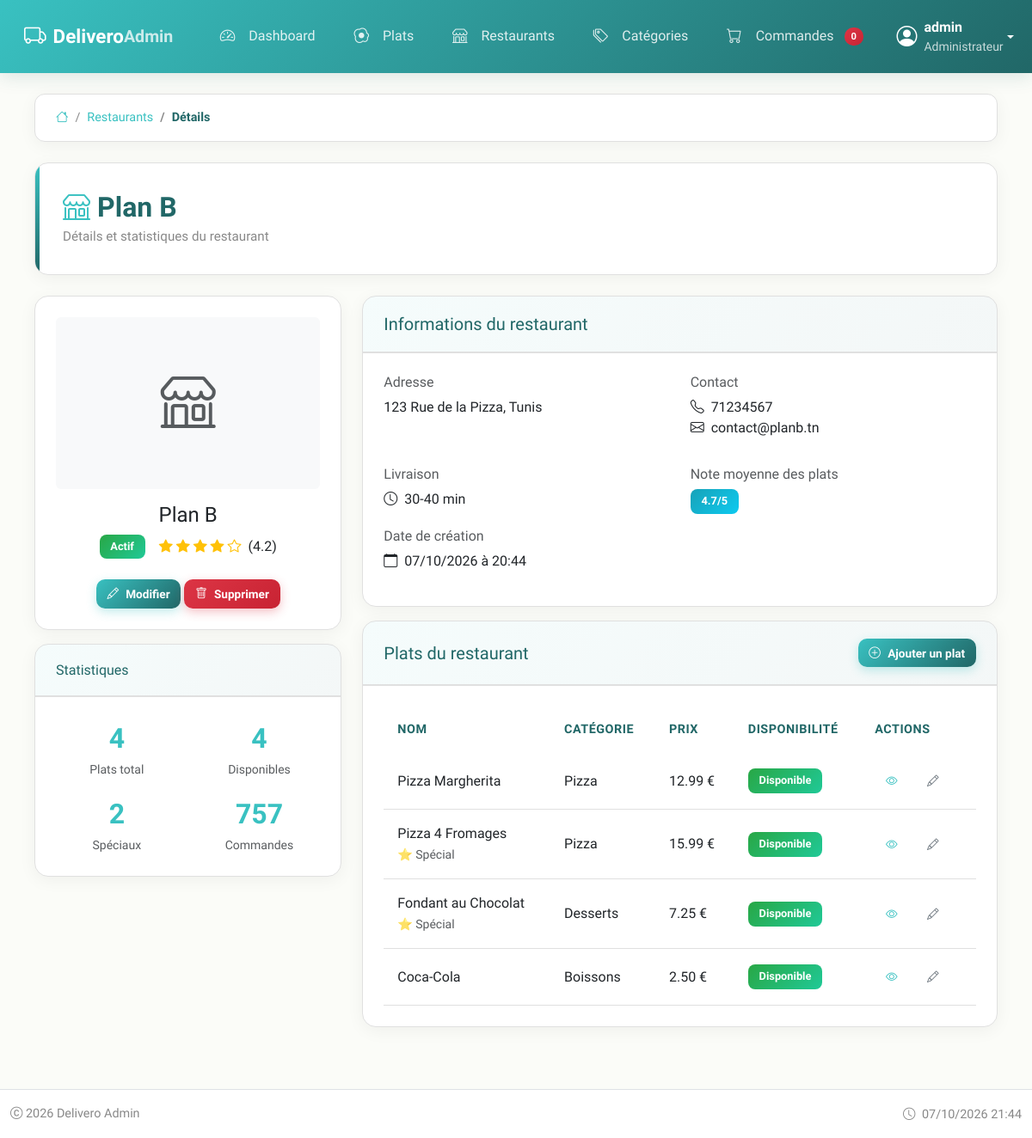
The page /admin/restaurant_details.php?id=1 (signed in) on the database its author committed.
### tables this page shows
CREATE TABLE IF NOT EXISTS restaurants (
    id INT AUTO_INCREMENT PRIMARY KEY,
    name VARCHAR(200) NOT NULL,
    address TEXT,
    phone VARCHAR(20),
    email VARCHAR(100),
    image VARCHAR(255),
    delivery_time VARCHAR(20) DEFAULT '30-40 min',
    rating DECIMAL(3,1) DEFAULT 4.0,
    is_active BOOLEAN DEFAULT TRUE,
    created_at TIMESTAMP DEFAULT CURRENT_TIMESTAMP,
    INDEX idx_active (is_active),
    INDEX idx_rating (rating)
);

CREATE TABLE IF NOT EXISTS dishes (
    id INT AUTO_INCREMENT PRIMARY KEY,
    name VARCHAR(200) NOT NULL,
    description TEXT,
    price DECIMAL(10,2) NOT NULL,
    category_id INT,
    restaurant_id INT,
    image VARCHAR(255),
    preparation_time INT DEFAULT 20,
    is_available BOOLEAN DEFAULT TRUE,
    is_special BOOLEAN DEFAULT FALSE,
    is_vegetarian BOOLEAN DEFAULT FALSE,
    calories INT,
    ingredients TEXT,
    rating DECIMAL(3,1) DEFAULT 4.0,
    order_count INT DEFAULT 0,
    created_at TIMESTAMP DEFAULT CURRENT_TIMESTAMP,
    updated_at TIMESTAMP DEFAULT CURRENT_TIMESTAMP ON UPDATE CURRENT_TIMESTAMP,
    FOREIGN KEY (category_id) REFERENCES categories(id) ON DELETE SET NULL,
    FOREIGN KEY (restaurant_id) REFERENCES restaurants(id) ON DELETE SET NULL,
    INDEX idx_category (category_id),
    INDEX idx_restaurant (restaurant_id),
    INDEX idx_available (is_available),
    INDEX idx_special (is_special),
    INDEX idx_price (price)
);

CREATE TABLE IF NOT EXISTS categories (
    id INT AUTO_INCREMENT PRIMARY KEY,
    name VARCHAR(100) NOT NULL,
    description TEXT,
    icon VARCHAR(50),
    is_active BOOLEAN DEFAULT TRUE,
    created_at TIMESTAMP DEFAULT CURRENT_TIMESTAMP,
    INDEX idx_active (is_active),
    INDEX idx_name (name)
);

### admin/templates/restaurant_details.phtml (the view, shortened to what the rows shown need)
<div class="row">
    <div class="col-lg-4">
        <div class="card">
            <div class="card-body text-center">
                <?php if (!empty($restaurant['image'])): ?>
                    <img src="../<?= htmlspecialchars($restaurant['image']) ?>"
                         class="img-fluid rounded mb-3"
                         alt="<?= htmlspecialchars($restaurant['name']) ?>"
                         style="max-height: 200px; object-fit: cover;">
                <?php else: ?>
                    <div class="bg-light rounded d-flex align-items-center justify-content-center mb-3"
                         style="height: 200px;">
                        <i class="bi bi-shop text-muted" style="font-size: 4rem;"></i>
                    </div>
                <?php endif; ?>
                <h4 class="card-title"><?= htmlspecialchars($restaurant['name']) ?></h4>
                <div class="d-flex justify-content-center align-items-center mb-3">
                    <div class="me-3">
                    </div>
                    <div class="star-rating">
                        <?php for ($i = 1; $i <= 5; $i++): ?>
                            <i class="bi bi-star<?= $i <= $restaurant['rating'] ? '-fill' : '' ?> text-warning"></i>
                        <?php endfor; ?>
                        <span class="ms-1">(<?= number_format($restaurant['rating'], 1) ?>)</span>
                    </div>
                </div>
                <div class="mt-4">
                    <a href="edit_restaurant.php?id=<?= $restaurant['id'] ?>" class="btn btn-primary btn-sm">
                    </a>
                    <button type="button" class="btn btn-danger btn-sm" data-bs-toggle="modal" data-bs-target="#deleteModal">
                    </button>
                </div>
            </div>
        </div>
    </div>
    <div class="col-lg-8">
        <div class="card">
            <div class="card-body">
                <div class="row mb-3">
                    <div class="col-md-6">
                        <h6 class="text-muted">Adresse</h6>
                        <p><?= nl2br(htmlspecialchars($restaurant['address'])) ?></p>
                    </div>
                    <div class="col-md-6">
                        <h6 class="text-muted">Contact</h6>
                        <p>
                            <?php if (!empty($restaurant['phone'])): ?>
                                <i class="bi bi-telephone me-1"></i> <?= htmlspecialchars($restaurant['phone']) ?><br>
                            <?php endif; ?>
                            <?php if (!empty($restaurant['email'])): ?>
                                <i class="bi bi-envelope me-1"></i> <?= htmlspecialchars($restaurant['email']) ?>
                            <?php endif; ?>
                        </p>
                    </div>
                </div>
                <div class="row">
                    <div class="col-md-6">
                        <h6 class="text-muted">Livraison</h6>
                        <p><i class="bi bi-clock me-1"></i> <?= htmlspecialchars($restaurant['delivery_time']) ?></p>
                    </div>
                </div>
                <div class="row">
                    <div class="col-12">
                        <h6 class="text-muted">Date de création</h6>
                        <p><i class="bi bi-calendar me-1"></i> <?= date('d/m/Y à H:i', strtotime($restaurant['created_at'])) ?></p>
                    </div>
                </div>
            </div>
        </div>
        <div class="card mt-3">
            <div class="card-body">
                <?php if (empty($dishes)): ?>
                    <div class="text-center py-4">
                        <i class="bi bi-egg-fried text-muted" style="font-size: 3rem;"></i>
                        <p class="text-muted mt-2">Aucun plat pour ce restaurant</p>
                    </div>
                <?php else: ?>
                    <div class="table-responsive">
                        <table class="table table-hover">
                            <thead>
                                <tr>
                                    <th>Nom</th>
                                    <th>Catégorie</th>
                                    <th>Prix</th>
                                    <th>Disponibilité</th>
                                    <th>Actions</th>
                                </tr>
                            </thead>
                            <tbody>
                                <?php foreach ($dishes as $dish): ?>
                                <tr>
                                    <td>
                                        <div class="d-flex align-items-center">
                                            <div>
                                                <div><?= htmlspecialchars($dish['name']) ?></div>
                                                <small class="text-muted"><?= $dish['is_special'] ? '⭐ Spécial' : '' ?></small>
                                            </div>
                                        </div>
                                    </td>
                                    <td><?= htmlspecialchars($dish['category_name']) ?></td>
                                    <td><?= number_format($dish['price'], 2) ?> €</td>
                                    <td>
                                        <span class="badge bg-<?= $dish['is_available'] ? 'success' : 'secondary' ?>">
                                            <?= $dish['is_available'] ? 'Disponible' : 'Indisponible' ?>
                                        </span>
                                    </td>
                                    <td>
                                        <a href="dish_details.php?id=<?= $dish['id'] ?>" class="btn btn-sm btn-outline-primary">
                                            <i class="bi bi-eye"></i>
                                        </a>
                                        <a href="edit_dish.php?id=<?= $dish['id'] ?>" class="btn btn-sm btn-outline-secondary">
                                            <i class="bi bi-pencil"></i>
                                        </a>
                                    </td>
                                </tr>
                                <?php endforeach; ?>
                            </tbody>
                        </table>
                    </div>
                <?php endif; ?>
            </div>
        </div>
    </div>
</div>

### admin/templates/layout-admin.phtml (shortened to what the rows shown need)
<!DOCTYPE html>
<html lang="fr">
<head>
    <link href="https://cdn.jsdelivr.net/npm/bootstrap@5.3.0/dist/css/bootstrap.min.css" rel="stylesheet">
    <link rel="stylesheet" href="https://cdn.jsdelivr.net/npm/bootstrap-icons@1.11.1/font/bootstrap-icons.css">
    <link href="../css/admin-delivero.css" rel="stylesheet">
</head>
<body>
    <main class="container-fluid py-4">
        <?php if (isset($pageTitle)): ?>
        <div class="page-header mb-4">
            <div class="d-flex justify-content-between align-items-center">
                <div>
                    <h1 class="h2 mb-1">
                        <?php if (isset($pageIcon)): ?>
                            <i class="bi bi-<?= $pageIcon ?> me-2"></i>
                        <?php endif; ?>
                        <?= htmlspecialchars($pageTitle) ?>
                    </h1>
                    <?php if (isset($pageDescription)): ?>
                        <p class="text-muted mb-0"><?= htmlspecialchars($pageDescription) ?></p>
                    <?php endif; ?>
                </div>
            </div>
        </div>
        <?php endif; ?>
        <div class="admin-content">
            <?php include $template; ?>
        </div>
    </main>
</body>
</html>

### rows shown on the page
restaurants: name "Plan B", rating "4.2", address "123 Rue de la Pizza, Tunis", phone "71234567", email "contact@planb.tn", delivery_time "30-40 min", created_at "07/10/2026 à 20:44"
dishes: name "Pizza Margherita", category.name "Pizza", price "12.99", is_available "Disponible"
dishes: name "Pizza 4 Fromages", is_special "⭐ Spécial", category.name "Pizza", price "15.99", is_available "Disponible"
dishes: name "Fondant au Chocolat", is_special "⭐ Spécial", category.name "Desserts", price "7.25", is_available "Disponible"
dishes: name "Coca-Cola", category.name "Boissons", price "2.50", is_available "Disponible"

### other values the page prints
$_SESSION['username'] "admin"
$crumb['title'] "Restaurants"
$crumb['title'] "Détails"
$pageDescription "Détails et statistiques du restaurant"
$stats['total_dishes'] "4"
$stats['available_dishes'] "4"
$stats['special_dishes'] "2"
$stats['total_orders'] "757"
$stats['avg_dish_rating'] "4.7"
